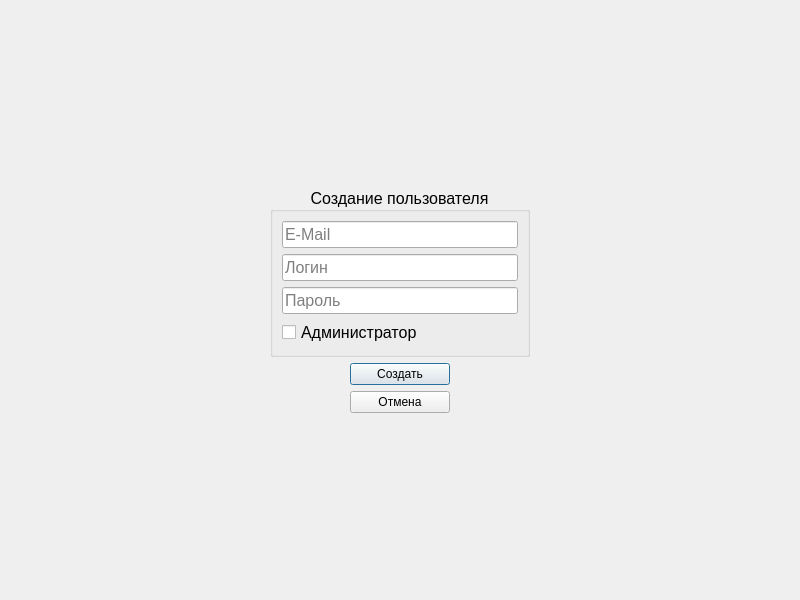
<?xml version="1.0" encoding="UTF-8"?>
<ui version="4.0">
 <class>CreateUserDialog</class>
 <widget class="QDialog" name="CreateUserDialog">
  <property name="geometry">
   <rect>
    <x>0</x>
    <y>0</y>
    <width>800</width>
    <height>600</height>
   </rect>
  </property>
  <property name="windowTitle">
   <string>Dialog</string>
  </property>
  <layout class="QGridLayout" name="gridLayout_3">
   <item row="1" column="2">
    <spacer name="horizontalSpacer_2">
     <property name="orientation">
      <enum>Qt::Orientation::Horizontal</enum>
     </property>
     <property name="sizeHint" stdset="0">
      <size>
       <width>40</width>
       <height>20</height>
      </size>
     </property>
    </spacer>
   </item>
   <item row="0" column="1">
    <spacer name="verticalSpacer_2">
     <property name="orientation">
      <enum>Qt::Orientation::Vertical</enum>
     </property>
     <property name="sizeHint" stdset="0">
      <size>
       <width>20</width>
       <height>40</height>
      </size>
     </property>
    </spacer>
   </item>
   <item row="1" column="0">
    <spacer name="horizontalSpacer">
     <property name="orientation">
      <enum>Qt::Orientation::Horizontal</enum>
     </property>
     <property name="sizeHint" stdset="0">
      <size>
       <width>40</width>
       <height>20</height>
      </size>
     </property>
    </spacer>
   </item>
   <item row="2" column="1">
    <layout class="QGridLayout" name="gridLayout">
     <item row="0" column="1">
      <widget class="QPushButton" name="btnCreate">
       <property name="minimumSize">
        <size>
         <width>100</width>
         <height>0</height>
        </size>
       </property>
       <property name="text">
        <string>Создать</string>
       </property>
      </widget>
     </item>
     <item row="1" column="1">
      <widget class="QPushButton" name="btnCancel">
       <property name="text">
        <string>Отмена</string>
       </property>
      </widget>
     </item>
     <item row="0" column="0">
      <spacer name="horizontalSpacer_3">
       <property name="orientation">
        <enum>Qt::Orientation::Horizontal</enum>
       </property>
       <property name="sizeHint" stdset="0">
        <size>
         <width>40</width>
         <height>20</height>
        </size>
       </property>
      </spacer>
     </item>
     <item row="0" column="2">
      <spacer name="horizontalSpacer_4">
       <property name="orientation">
        <enum>Qt::Orientation::Horizontal</enum>
       </property>
       <property name="sizeHint" stdset="0">
        <size>
         <width>40</width>
         <height>20</height>
        </size>
       </property>
      </spacer>
     </item>
    </layout>
   </item>
   <item row="1" column="1">
    <widget class="QGroupBox" name="groupBox">
     <property name="font">
      <font>
       <pointsize>12</pointsize>
      </font>
     </property>
     <property name="title">
      <string>Создание пользователя</string>
     </property>
     <property name="alignment">
      <set>Qt::AlignmentFlag::AlignCenter</set>
     </property>
     <layout class="QGridLayout" name="gridLayout_2">
      <item row="4" column="0">
       <widget class="QCheckBox" name="checkAdmin">
        <property name="text">
         <string>Администратор</string>
        </property>
       </widget>
      </item>
      <item row="1" column="0">
       <widget class="QLineEdit" name="editEmail">
        <property name="placeholderText">
         <string>E-Mail</string>
        </property>
       </widget>
      </item>
      <item row="3" column="0">
       <widget class="QLineEdit" name="editPassword">
        <property name="placeholderText">
         <string>Пароль</string>
        </property>
       </widget>
      </item>
      <item row="2" column="0">
       <widget class="QLineEdit" name="editLogin">
        <property name="inputMask">
         <string/>
        </property>
        <property name="placeholderText">
         <string>Логин</string>
        </property>
       </widget>
      </item>
     </layout>
    </widget>
   </item>
   <item row="3" column="1">
    <spacer name="verticalSpacer">
     <property name="orientation">
      <enum>Qt::Orientation::Vertical</enum>
     </property>
     <property name="sizeHint" stdset="0">
      <size>
       <width>20</width>
       <height>40</height>
      </size>
     </property>
    </spacer>
   </item>
  </layout>
 </widget>
 <resources/>
 <connections/>
</ui>
